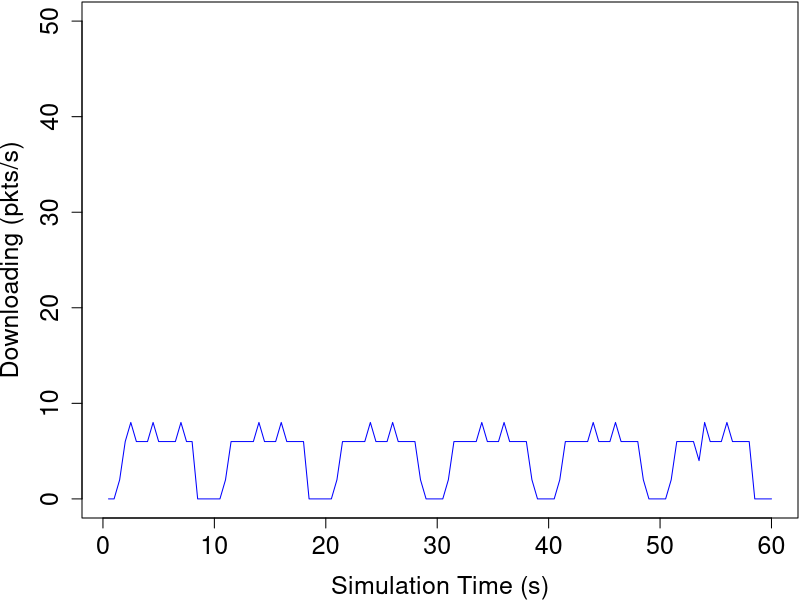

The R script that drew this image:
# Read Raw Data
rawData <- readLines("full.txt")
options(scipen=999)

# Extract Data Data
dataPattern <- "^\\+([.0-9]*).* < DATA for ([0-9]*)$"
dataData <- regmatches(rawData, gregexpr(dataPattern, rawData))
dataData <- dataData[grep(dataPattern, dataData)]
for (i in 1:length(dataData)) {
  dataData[i] <- sub(dataPattern, "\\1 \\2", dataData[i])
}

# Extract Interest Data
interestPattern <- "^\\+([.0-9]*).*Interest for ([0-9]*)$"
interestData <- regmatches(rawData, gregexpr(interestPattern, rawData))
interestData <- interestData[grep(interestPattern, interestData)]
for (i in 1:length(interestData)) {
  interestData[i] <- sub(interestPattern, "\\1 \\2", interestData[i])
}

# Extract Prefetch Interest Data
PreFetchInterestPattern <- "^\\+([.0-9]*).* > Pre-Fetch Interest for ([0-9]*)$"
PreFetchInterestData <- regmatches(rawData, gregexpr(PreFetchInterestPattern, rawData))
PreFetchInterestData <-PreFetchInterestData[grep(PreFetchInterestPattern, PreFetchInterestData)]
for (i in 1:length(PreFetchInterestData)) {
  PreFetchInterestData[i] <- sub(PreFetchInterestPattern, "\\1 \\2", PreFetchInterestData[i])
}
# duplicatedInterestNumber <- length(PreFetchInterestData)
# duplicatedInterestRatio <- duplicatedInterestNumber/(length(interestData) + duplicatedInterestNumber)

# Extract Recovery Interest Data
RecoveryInterestPattern <- "^\\+([.0-9]*).* > Recovery Interest for ([0-9]*)$"
RecoveryInterestData <- regmatches(rawData, gregexpr(RecoveryInterestPattern, rawData))
RecoveryInterestData <-RecoveryInterestData[grep(RecoveryInterestPattern, RecoveryInterestData)]
for (i in 1:length(RecoveryInterestData)) {
  RecoveryInterestData[i] <- sub(RecoveryInterestPattern, "\\1 \\2", RecoveryInterestData[i])
}

# Extract Dropped Data Data
DroppedPreFetchDataPattern <- "^\\+([.0-9]*).*< Pre.Fetch DATA..([0-9]*)..DROP.$"
DroppedPreFetchDataData <- regmatches(rawData, gregexpr(DroppedPreFetchDataPattern, rawData))
DroppedPreFetchDataData <-DroppedPreFetchDataData[grep(DroppedPreFetchDataPattern, DroppedPreFetchDataData)]
DroppedPreFetchDataNumber <- length(DroppedPreFetchDataData)
DroppedPreFetchDataRatio <- DroppedPreFetchDataNumber/(length(dataData) + DroppedPreFetchDataNumber)

# Extract Hop Data
hopcountPattern <- "^\\+([.0-9]*).*Hop count: ([0-9]*)$"
hopData <- regmatches(rawData, gregexpr(hopcountPattern, rawData))
hopData <- hopData[grep(hopcountPattern, hopData)]
for (i in 1:length(hopData)) {
  hopData[i] <- sub(hopcountPattern, "\\1 \\2", hopData[i])
}

# Calculate RTT
# df <- data.frame(index = numeric(length(dataData)),
#                  sending = numeric(length(dataData)),
#                  recieving = numeric(length(dataData)),
#                  rtt = numeric(length(dataData)),
#                  hopcount = numeric(length(dataData)),
#                  stringsAsFactors = FALSE)
# 
# for (i in 1:length(dataData)) {
#   item <- strsplit(as.character(dataData[i]), " ")
#   index <- as.numeric(item[[1]][2])
#   df$index[i] <- index
#   recieveTime <- as.numeric(item[[1]][1])
#   for (j in length(interestData):1) {
#     item2 <- strsplit(as.character(interestData[j]), " ")
#     index2 <- as.numeric(item2[[1]][2])
#     sendTime <- as.numeric(item2[[1]][1])
#     if (index2 - index == 0) {
#       df$sending[i] <- sendTime
#       df$recieving[i] <- recieveTime
#       df$rtt[i] <- (recieveTime*1000000000 - sendTime*1000000000)# - 214296000
#       break
#     }
#   }
#   for (j in length(RecoveryInterestData):1) {
#     item2 <- strsplit(as.character(RecoveryInterestData[j]), " ")
#     index2 <- as.numeric(item2[[1]][2])
#     sendTime <- as.numeric(item2[[1]][1])
#     if (index2 - index == 0) {
#       df$sending[i] <- sendTime
#       df$recieving[i] <- recieveTime
#       df$rtt[i] <- (recieveTime*1000000000 - sendTime*1000000000)# - 214296000
#       break
#     }
#   }
#   item3 <- strsplit(as.character(hopData[i]), " ")
#   df$hopcount[i] <- as.numeric(item3[[1]][2])
# }
# 
# # show plot
# #plot(df$rtt[1:nrow(df)], xlab="Data ID", ylab="Round-Trip Time")
# pdf("interest-only-hop-count.pdf",width=7,height=4) 
# par(mar=c(4,4,0,0)+0.1)
# plot(df$hopcount[1:nrow(df)], 
#      xlab="Target Data ID", ylab="Hop Number", 
#      ylim = c(1, 5),
#      pch = 1, cex.lab=1.5, cex.axis=1.5, cex.main=1.5, cex.sub=1.5)
# dev.off()
# rttsum <- summary(df$rtt[1:100])

# packets received per sencod
scale <- 0.5
table_row <- 60/scale
df2 <- data.frame(second = numeric(table_row),
                  packetNum = numeric(table_row),
                  stringsAsFactors = FALSE)
for (i in 1:table_row) {
  df2$second[i] <- i*scale
  counter <- 0
  for (j in 1:length(dataData)) {
    item <- strsplit(as.character(dataData[j]), " ")
    recieveTime <- as.numeric(item[[1]][1])
    if (recieveTime <= i*scale && recieveTime > (i - 1)*scale ) {
      counter <- counter + 1
    }
  }
  df2$packetNum[i] <- counter
}
pdf("full.pdf",,width=6,height=3.5)
par(mar=c(4,4,0,0)+0.1)
plot(df2$second[1:table_row], df2$packetNum[1:table_row]*(1/scale), 
     xlab="Simulation Time (s)", ylab="Downloading (pkts/s)",
     ylim = c(0, 50),
     type="l", col="blue", cex.lab=1.5, cex.axis=1.5, cex.main=1.5, cex.sub=1.5)
dev.off()